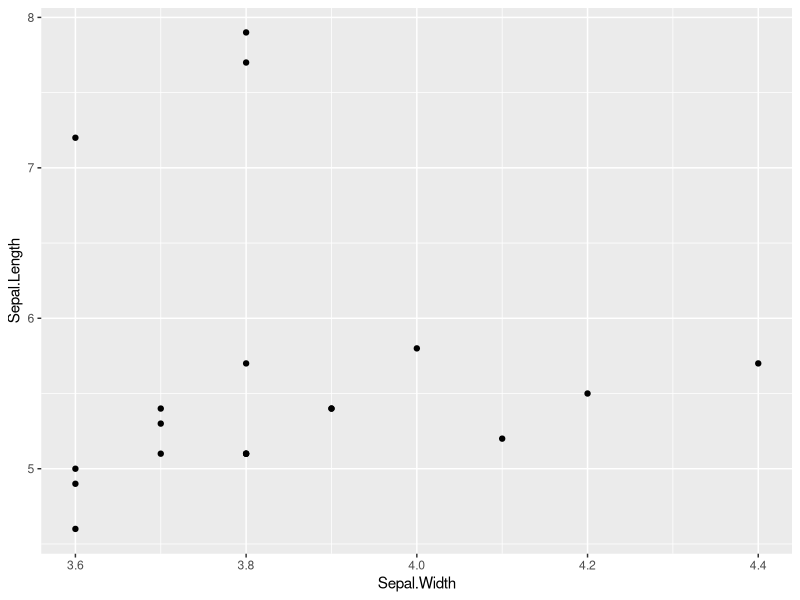
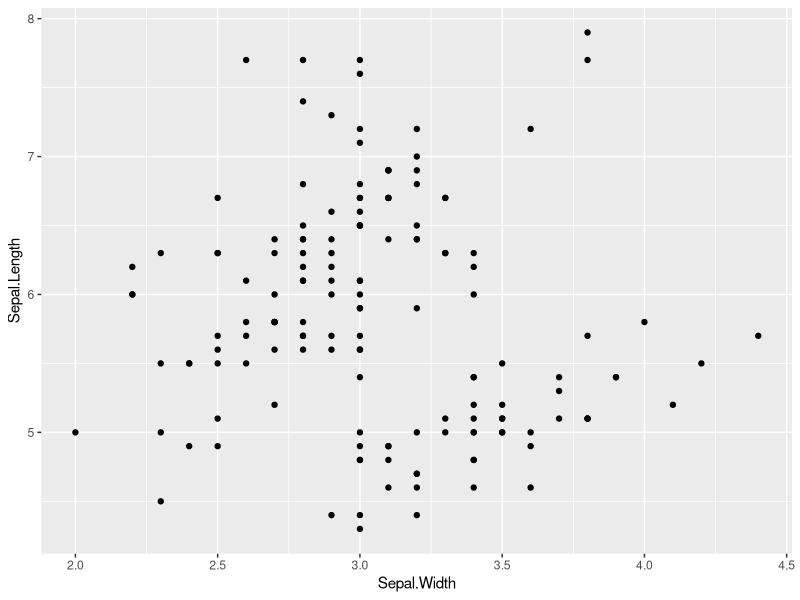
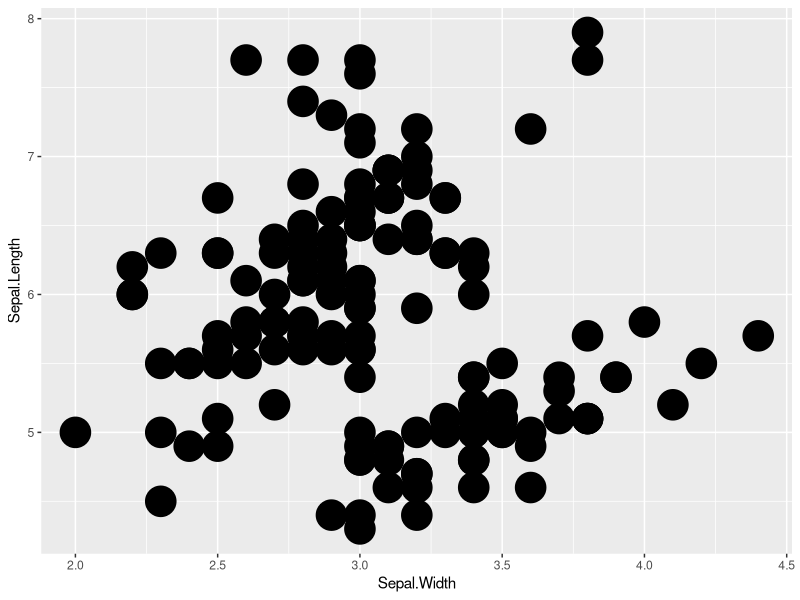
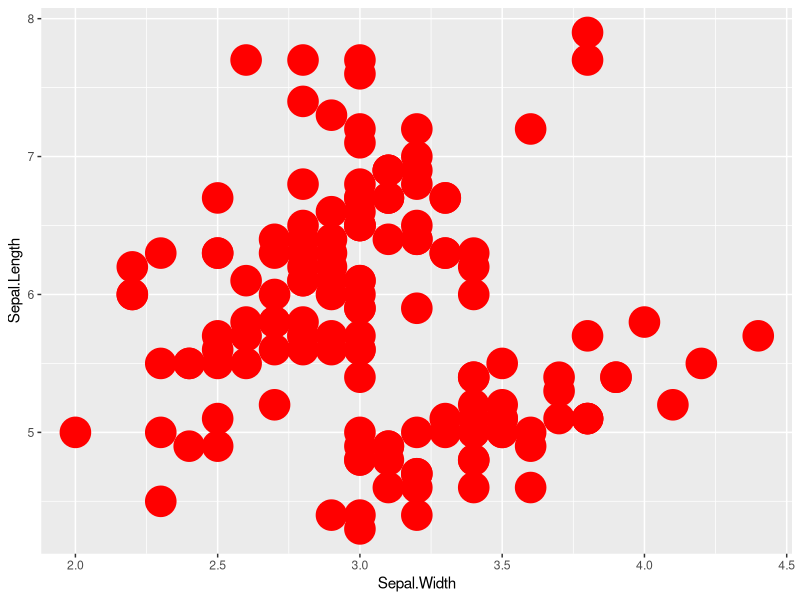
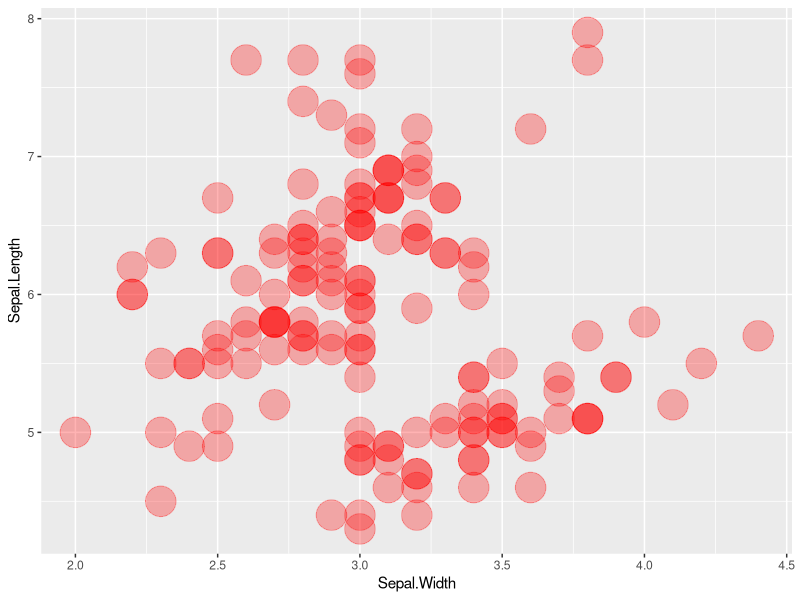
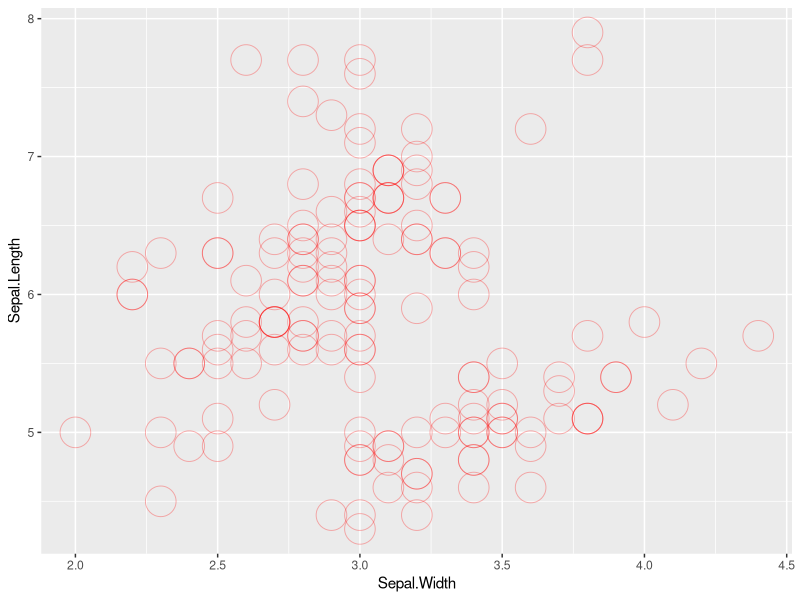
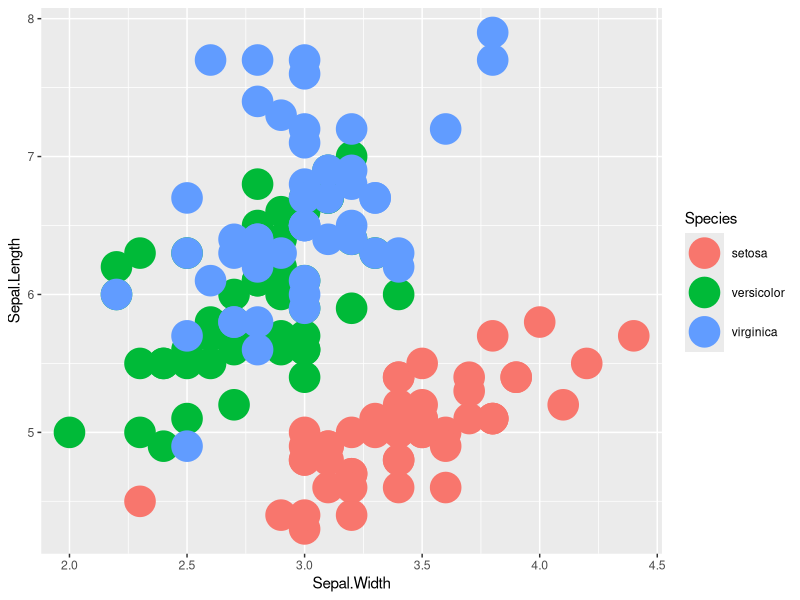
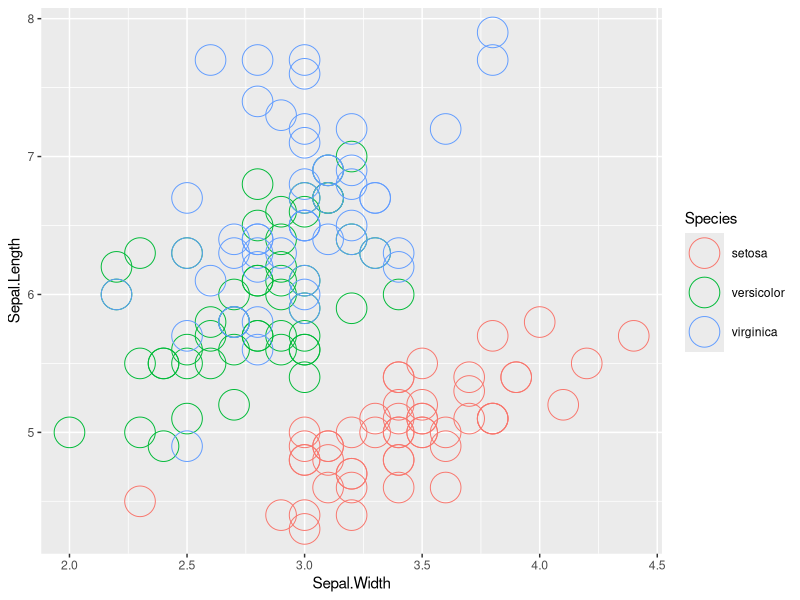

The R source for these figures, in order: (Note: this script raises an error after producing the figures.)
# Get working directory
getwd()
# Load tidyverse library
library(tidyverse)

data_frame(col1 = c("A", "B"),
           col2 = c(1, 2))

#Built in data set
iris

# Create a data set
# Using coloumn wise
data_frame(
  col1 = c("A", "B"),
  col2 = c("1", "2"),
  col3 = c("x", "y")
) %>% View()

iris %>% View()

# Select only 1,2 coloumns from the data set
iris %>%
  select(c(1, 2)) %>%
  View()


iris %>%
  select(c(1, 2, 3)) %>%
  View()

iris %>%
  select(c(1, 2)) %>%
  filter(Sepal.Width > 3.5) %>%
  View()

# filter coloumns and rows
# gg - Grammer of graphics, aes- Aesthetic requirements
iris %>%
  select(c(1, 2)) %>% # Subset coloumns
  filter(Sepal.Width > 3.5) %>% # Subset rows
  ggplot(aes(x = Sepal.Width,
             y = Sepal.Length)) +
  geom_point()


iris %>%
  select(c(1, 2)) %>%
  ggplot(aes(x = Sepal.Width, y = Sepal.Length)) +
  geom_point() # Geometric Object

iris %>%
  select(c(1, 2)) %>%
  ggplot(aes(x = Sepal.Width, y = Sepal.Length)) +
  geom_point(size = 10) # Geometric Object


iris %>%
  select(c(1, 2)) %>%
  ggplot(aes(x = Sepal.Width, y = Sepal.Length)) +
  geom_point(size = 10, colour = "red") # colour

iris %>%
  select(c(1, 2)) %>%
  ggplot(aes(x = Sepal.Width, y = Sepal.Length)) +
  geom_point(size = 10,
             colour = "red",
             alpha = 0.3) # Transparency

iris %>%
  select(c(1, 2)) %>%
  ggplot(aes(x = Sepal.Width, y = Sepal.Length)) +
  geom_point(
    size = 10,
    colour = "red",
    alpha = 0.3,
    shape = 1
  ) # Hallow circles

# Plot specifies based on color
iris %>%
  ggplot(aes(x = Sepal.Width, y = Sepal.Length, color = Species)) +
  geom_point(size = 10)


# Plot specifies based on color
iris %>%
  ggplot(aes(x = Sepal.Width, y = Sepal.Length, color = Species)) +
  geom_point(size = 10, shape = 1)

df %>%
  ggplot(aes(x=x,
             y=y))+
  geom_point()

# Practice it 10 times
df %>%
  ggplot(aes(x =x ,
             y = y))+
  geom_point()